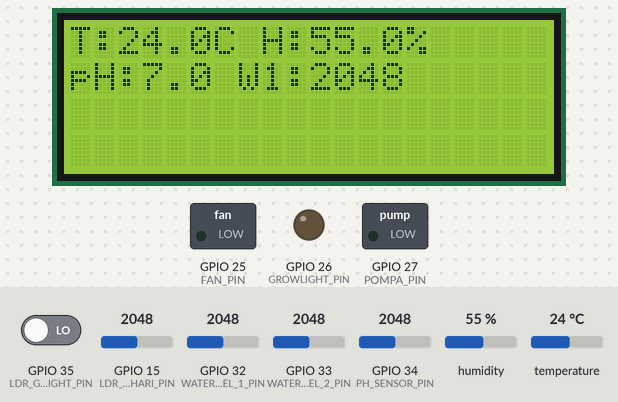
Recording of a sketch running on a simulated ESP32. Shown: 20×4 character LCD, switched loads named in the sketch (green lamp = pin HIGH), output pins drawn as LEDs (lit = HIGH). Inputs (shaded band) come from the test bench; at power-on: temperature 24 °C, GPIO 32 (WATER_LEVEL_1_PIN) = 2048, GPIO 15 (LDR_MATAHARI_PIN) = 2048, GPIO 33 (WATER_LEVEL_2_PIN) = 2048, GPIO 34 (PH_SENSOR_PIN) = 2048, GPIO 35 (LDR_GROWLIGHT_PIN) LOW, humidity 55 %. WiFi joins after 1.5 s; servers stay silent unless stated; what the sketch prints to the serial monitor is not drawn.

Above: at 4.3 s.
4.4 s: temperature set to 27.7 °C
At 9.9 s:
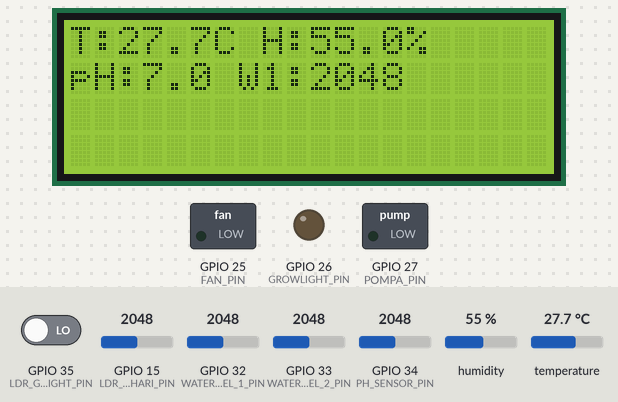
10.9 s: temperature set to 28.8 °C
At 13.4 s:
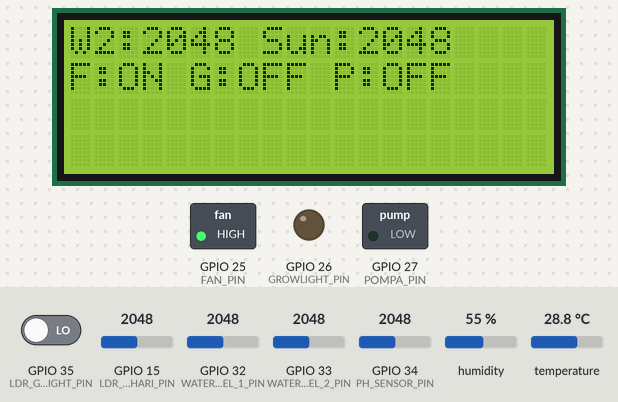
17.4 s: GPIO 32 (WATER_LEVEL_1_PIN) set to 826
At 23.5 s:
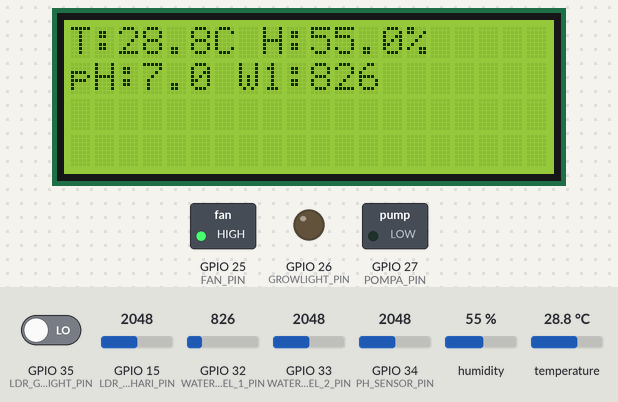
23.9 s: GPIO 32 (WATER_LEVEL_1_PIN) set to 768
At 27.4 s:
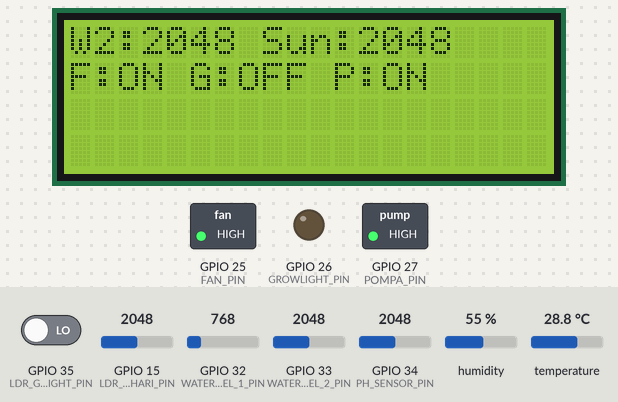
30.4 s: temperature set to 12 °C
At 33.7 s:
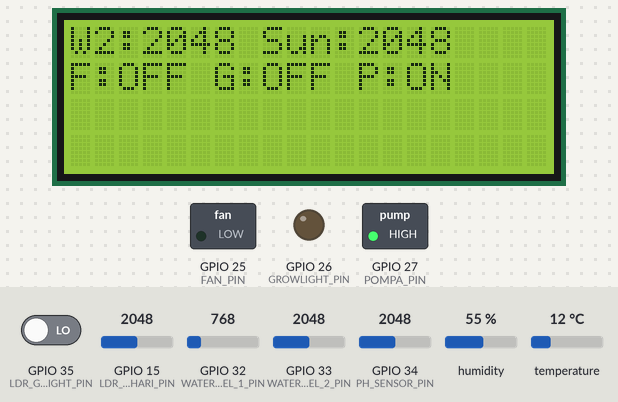
36.9 s: GPIO 15 (LDR_MATAHARI_PIN) set to 1460
At 40.5 s:
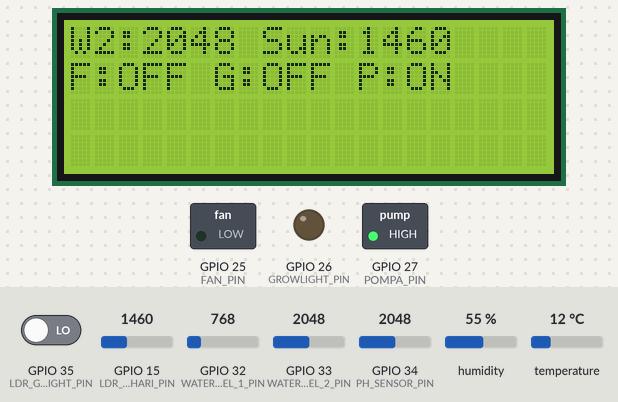
Timing chart, 0 to 42.0 s (numbered marks = the images above; inputs shaded):
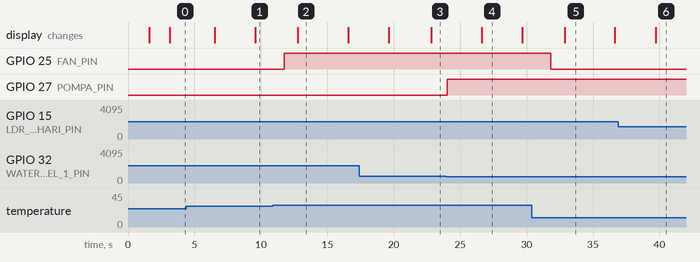

Measured:
- the behaviour switches between 28 and 28.1 °C on temperature (found by bisection; images 1 and 2)
- the behaviour switches between 800 and 799 on GPIO 32 (WATER_LEVEL_1_PIN) (found by bisection; images 3 and 4)
- after the input at 4.4 s, the display: first differs from a run without the input after 5.2 s (image 1)
- after the input at 10.9 s, GPIO 25 (FAN_PIN): LOW → HIGH after 0.85 s; the display: changes after 1.9 s (image 2)
- after the input at 17.4 s, the display: first differs from a run without the input after 5.4 s (image 3)
- after the input at 23.9 s, GPIO 27 (POMPA_PIN): LOW → HIGH after 0.13 s; the display: changes after 2.7 s (image 4)
- after the input at 30.4 s, GPIO 25 (FAN_PIN): HIGH → LOW after 1.4 s; the display: changes after 2.5 s (image 5)
- after the input at 36.9 s, the display: changes after 2.8 s (image 6)

The sketch:

sketch_may5ahidroponik.ino
```cpp
// =====================================================
//  SISTEM HIDROPONIK INDOOR CERDAS - ESP32
//  Fitur: 2x Water Level, DHT22, pH, 2x LDR, LCD I2C
// =====================================================

#include <WiFi.h>
#include <FirebaseESP32.h>
#include <DHT.h>
#include <Wire.h>
#include <LiquidCrystal_I2C.h>

// =====================================================
// 1. KONFIGURASI — GANTI SESUAI DATA KAMU
// =====================================================
#define WIFI_SSID       "sya"
#define WIFI_PASSWORD   "22222222"
#define FIREBASE_HOST   "monitoring-hidroponik-caisim-default-rtdb.asia-southeast1.firebasedatabase.app"
#define FIREBASE_AUTH   "TDddGUUEWfh6SVtdrqMvBbSqqhMyFw0dIL8JT5ug"

// =====================================================
// 2. PIN KONFIGURASI
// =====================================================
#define DHT_PIN              15    // Pin D4
#define DHT_TYPE             DHT22
#define LDR_GROWLIGHT_PIN    35   // Sinyal Digital (DO) - Pin D35
#define LDR_MATAHARI_PIN     15   // Sinyal Analog (AO)  - Pin D15
#define WATER_LEVEL_1_PIN    32   // Sinyal Analog (AO)  - Pin D32
#define WATER_LEVEL_2_PIN    33   // Sinyal Analog (AO)  - Pin D33
#define PH_SENSOR_PIN        34   // Sinyal Analog (AO)  - Pin D34
#define FAN_PIN              25   // Pin D25
#define GROWLIGHT_PIN        26   // Pin D26
#define POMPA_PIN            27   // Pin D27

// =====================================================
// 3. THRESHOLD (Batas Otomatisasi)
// =====================================================
#define SUHU_MAKS            28.0
#define LDR_MATAHARI_MIN     1500
#define WATER_LEVEL_RENDAH   800
#define FIREBASE_INTERVAL    5000

// =====================================================
// 4. INISIALISASI OBJEK & VARIABEL
// =====================================================
DHT dht(DHT_PIN, DHT_TYPE);
LiquidCrystal_I2C lcd(0x27, 20, 4);
FirebaseData    fbdo;
FirebaseAuth    auth;
FirebaseConfig  config;

float suhu = 0, kelembaban = 0, ph = 0;
int water1 = 0, water2 = 0, ldrSun = 0;
bool statusGelapGrow = false;
bool statusFan = false, statusGrowlight = false, statusPompa = false;

unsigned long lastFirebase = 0, lastLcd = 0;
int lcdPage = 0;

// =====================================================
// 5. SETUP
// =====================================================
void setup() {
  Serial.begin(115200);

  // Mode Pin
  pinMode(LDR_GROWLIGHT_PIN, INPUT);
  pinMode(FAN_PIN, OUTPUT);
  pinMode(GROWLIGHT_PIN, OUTPUT);
  pinMode(POMPA_PIN, OUTPUT);

  // Matikan semua aktuator di awal
  digitalWrite(FAN_PIN, LOW);
  digitalWrite(GROWLIGHT_PIN, LOW);
  digitalWrite(POMPA_PIN, LOW);

  dht.begin();
  Wire.begin(); // Menggunakan pin default SDA(21) & SCL(22)
  lcd.begin();
  lcd.backlight();

  lcd.setCursor(0, 0); lcd.print("Hidroponik V2.1");
  lcd.setCursor(0, 1); lcd.print("WiFi Connecting");

  WiFi.begin(WIFI_SSID, WIFI_PASSWORD);
  while (WiFi.status() != WL_CONNECTED) {
    delay(500); Serial.print(".");
  }
  Serial.println("\nWiFi Connected!");

  // Konfigurasi Firebase
  config.host = FIREBASE_HOST;
  config.signer.tokens.legacy_token = FIREBASE_AUTH;
  Firebase.begin(&config, &auth);
  Firebase.reconnectWiFi(true);

  lcd.clear();
  lcd.print("Firebase Ready");
  delay(1500);
}

// =====================================================
// 6. LOOP UTAMA
// =====================================================
void loop() {
  // --- BACA SENSOR ---
  float t = dht.readTemperature();
  float h = dht.readHumidity();
  if (!isnan(t)) suhu = t;
  if (!isnan(h)) kelembaban = h;

  ldrSun = analogRead(LDR_MATAHARI_PIN);
  water1 = analogRead(WATER_LEVEL_1_PIN);
  water2 = analogRead(WATER_LEVEL_2_PIN);

  // Baca pH (0-14)
  int phRaw = analogRead(PH_SENSOR_PIN);
  ph = (phRaw * 14.0) / 4095.0;

  // Baca LDR Grow Digital (Modul DO biasanya HIGH saat GELAP)
  statusGelapGrow = digitalRead(LDR_GROWLIGHT_PIN);

  // --- LOGIKA OTOMATIS ---
  // 1. Kipas (Fan)
  statusFan = (suhu > SUHU_MAKS);
  digitalWrite(FAN_PIN, statusFan ? HIGH : LOW);

  // 2. Growlight (Nyala jika dalam gelap DAN luar tidak ada matahari)
  statusGrowlight = (statusGelapGrow == HIGH && ldrSun < LDR_MATAHARI_MIN);
  digitalWrite(GROWLIGHT_PIN, statusGrowlight ? HIGH : LOW);

  // 3. Pompa (Nyala jika salah satu sensor air mendeteksi level rendah)
  statusPompa = (water1 < WATER_LEVEL_RENDAH || water2 < WATER_LEVEL_RENDAH);
  digitalWrite(POMPA_PIN, statusPompa ? HIGH : LOW);

  // --- KIRIM KE FIREBASE ---
  if (millis() - lastFirebase > FIREBASE_INTERVAL) {
    lastFirebase = millis();
    if (Firebase.ready()) {
      Firebase.setFloat(fbdo, "/sensor/suhu", suhu);
      Firebase.setFloat(fbdo, "/sensor/kelembaban", kelembaban);
      Firebase.setFloat(fbdo, "/sensor/ph", ph);
      Firebase.setInt(fbdo, "/sensor/water1", water1);
      Firebase.setInt(fbdo, "/sensor/water2", water2);
      Firebase.setInt(fbdo, "/sensor/ldr_matahari", ldrSun);
      Firebase.setBool(fbdo, "/aktuator/fan", statusFan);
      Firebase.setBool(fbdo, "/aktuator/growlight", statusGrowlight);
      Firebase.setBool(fbdo, "/aktuator/pompa", statusPompa);
      Serial.println("Firebase Updated!");
    }
  }

  // --- UPDATE LCD (Bergantian tiap 3 detik) ---
  if (millis() - lastLcd > 3000) {
    lastLcd = millis();
    lcd.clear();
    if (lcdPage == 0) {
      lcd.setCursor(0,0); lcd.printf("T:%.1fC H:%.1f%%", suhu, kelembaban);
      lcd.setCursor(0,1); lcd.printf("pH:%.1f W1:%d", ph, water1);
      lcdPage = 1;
    } else {
      lcd.setCursor(0,0); lcd.printf("W2:%d Sun:%d", water2, ldrSun);
      lcd.setCursor(0,1); lcd.printf("F:%s G:%s P:%s",
                        statusFan?"ON":"OFF",
                        statusGrowlight?"ON":"OFF",
                        statusPompa?"ON":"OFF");
      lcdPage = 0;
    }
  }

  delay(200); // Small delay untuk stabilitas
}
```
